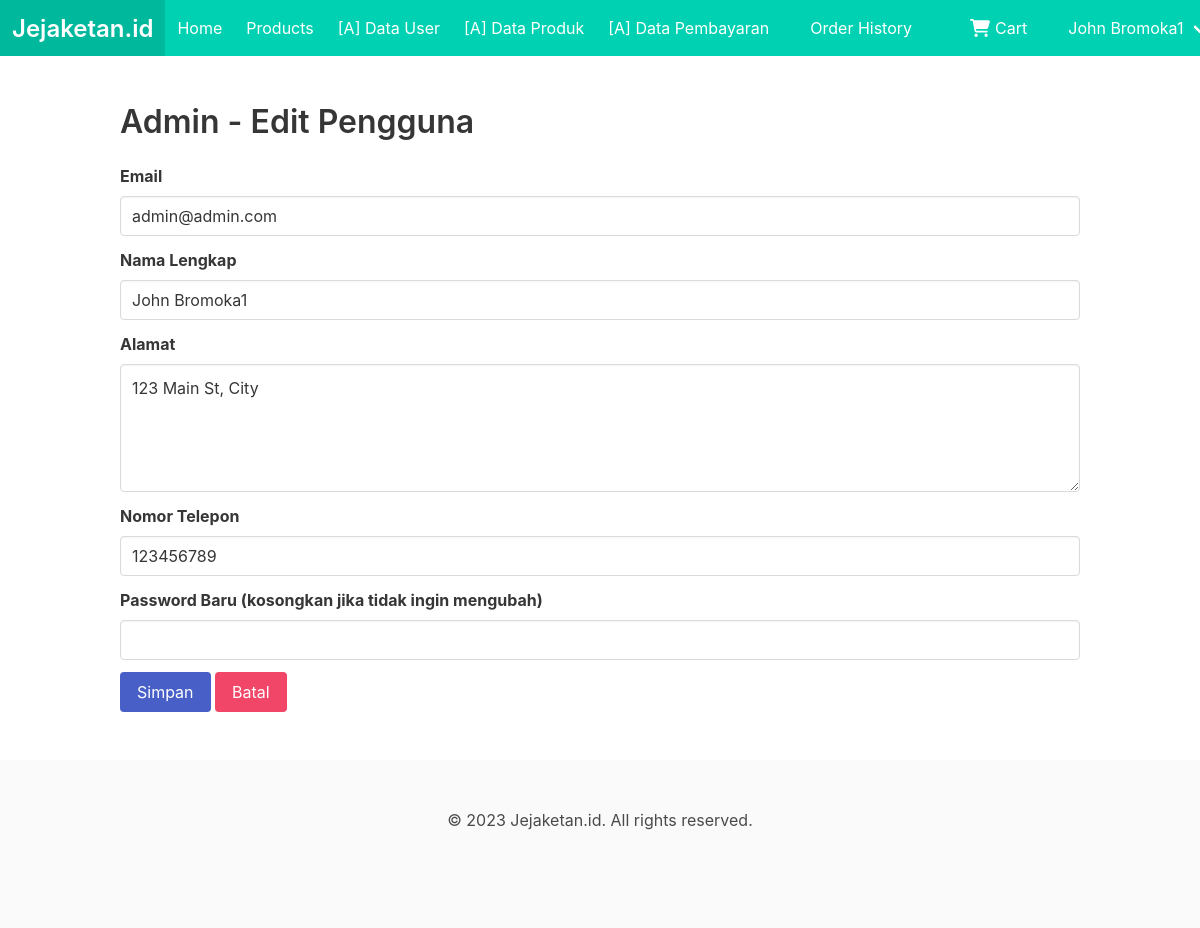
Screenshot of /admin/update_user.php?id=1 (signed in) with the database file from the repository.
### tables this page shows
CREATE TABLE IF NOT EXISTS `User` (
  `user_id` int(11) NOT NULL AUTO_INCREMENT,
  `email` varchar(100) NOT NULL,
  `password` varchar(255) NOT NULL,
  `full_name` varchar(100) DEFAULT NULL,
  `address` varchar(200) DEFAULT NULL,
  `phone_number` varchar(20) DEFAULT NULL,
  `role` enum('admin','user') NOT NULL DEFAULT 'user',
  `created_at` datetime DEFAULT NULL,
  `updated_at` datetime DEFAULT NULL,
  PRIMARY KEY (`user_id`)
);

### admin/update_user.php (the view, shortened to what this page needs)
<?php
include '../header.php';
$user_id = $_GET['id'];
$query = "SELECT * FROM User WHERE user_id = '$user_id'";
$result = mysqli_query($conn, $query);
$row = mysqli_fetch_assoc($result);
?>
<body>
    <section class="section">
        <div class="container">
            <h1 class="title">Admin - Edit Pengguna</h1>
            <form method="POST">
                <div class="field">
                    <label class="label">Email</label>
                    <div class="control">
                        <input class="input" type="email" name="email" value="<?php echo $row['email']; ?>" required>
                    </div>
                </div>
                <div class="field">
                    <label class="label">Nama Lengkap</label>
                    <div class="control">
                        <input class="input" type="text" name="full_name" value="<?php echo $row['full_name']; ?>" required>
                    </div>
                </div>
                <div class="field">
                    <label class="label">Alamat</label>
                    <div class="control">
                        <textarea class="textarea" name="address" required><?php echo $row['address']; ?></textarea>
                    </div>
                </div>
                <div class="field">
                    <label class="label">Nomor Telepon</label>
                    <div class="control">
                        <input class="input" type="text" name="phone_number" value="<?php echo $row['phone_number']; ?>" required>
                    </div>
                </div>
                <div class="field">
                    <label class="label">Password Baru (kosongkan jika tidak ingin mengubah)</label>
                    <div class="control">
                        <input class="input" type="password" name="password">
                    </div>
                </div>
                <div class="field">
                    <div class="control">
                        <button type="submit" class="button is-link">Simpan</button>
                        <a class="button is-danger" href="users.php">Batal</a>
                    </div>
                </div>
            </form>
        </div>
    </section>
    <?php include '../footer.php'; ?>
</body>

### rows the page displays
user: email "admin@admin.com", full_name "John Bromoka1", address "123 Main St, City", phone_number "123456789"

### other values shown
$user['full_name'] "John Bromoka1"
